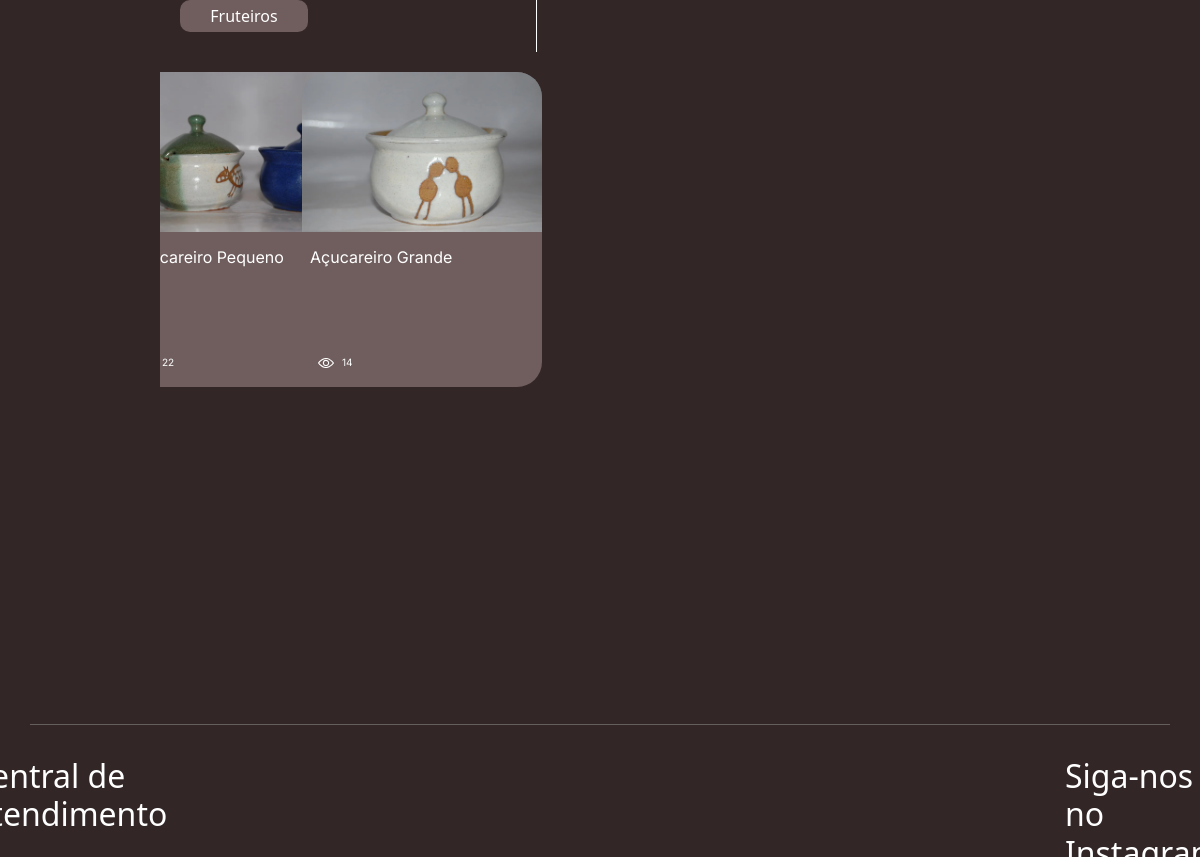
The app's page /produtos/28/ (middle part), older data.
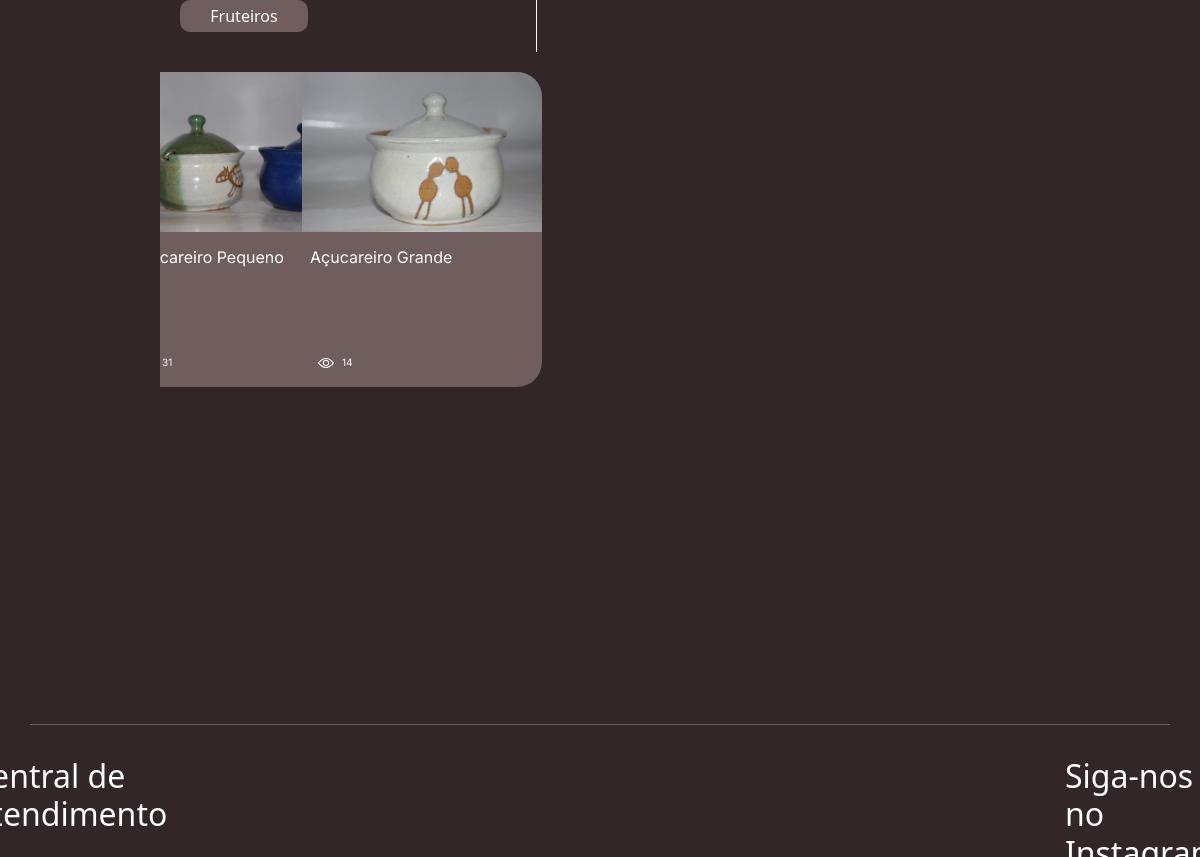
The same page, newer data.
### gestao/models.py (models this page shows, shortened)
class Product(models.Model):
    name = models.CharField(max_length=200, unique=True)
    code = models.CharField(max_length=50, unique=True)
    size = models.CharField(max_length=255)
    category = models.ForeignKey(
        Category,
        on_delete=models.SET_NULL,
        null=True,
        blank = True,
        )
    views = models.PositiveIntegerField(default=0)
    photos = models.JSONField(default=list, blank=False)

### backend/views.py (the view)
# urls.py: path('produtos/<int:category_id>/', views.produtos, name='produtos'),
def produtos(request, category_id=None):
    if category_id is None:
        category_id = Category.objects.first()
        return redirect('produtos', category_id=category_id.id)
    category = get_object_or_404(Category, id=category_id)
    products = Product.objects.filter(category=category).order_by('-views')
    categories = Category.objects.all().order_by('name')
    context = {
        'categories': categories,
        'products': products,
        'category': category,
    }
    return render(request, 'produtos.html', context)

### backend/templates/produtos.html (shortened to what this page needs)
{% extends "base.html" %} {% load static %}
    {% block css %}
    <link
      rel="stylesheet"
      type="text/css"
      href="{% static 'css/styleGaleria.css' %}"
    />
    {% endblock %}
    {% block 'dashboard' %}
    <div class="category-button-container-horizontal">
      <div>
        <div class="category-button-container">
          {% for categoria in categories %} {% if categoria.id == category.id %}
          <button class="category-button-disabled" aria-disabled="true">
            {{ categoria.name }}
          </button>
          {% else %}
          <a href="{% url 'produtos' category_id=categoria.id %}">
            <button class="category-button">{{ categoria.name }}</button>
          </a>
          {% endif %} {% endfor %}
        </div>
      </div>
      <div class="product-container">
        <div class="product-horizontal">
          {% for product in products %}
          <div class="product-vertical">
            <a
              href="{% url 'produto' category_id=category.id product_id=product.id %}"
            >
              <div class="product-card" data-product-id="{{ product.id }}">
                {% if product.photos %}
                <img
                  src="../../media/{{ product.photos.0 }}"
                  alt="Imagem de {{ product.name }}"
                  class="product-photo-card"
                />
                {% else %}
                <p>Sem Imagens</p>
                {% endif %}
                <h3 class="product-text unselectable">{{ product.name }}</h3>
                <div class="views-horizontal">
                  <img
                    src="../../media/icon/view.svg"
                    class="view-icon-img unselectable"
                    alt="view icon"
                  />
                  <h7 class="product-views-text unselectable"
                    >{{ product.views }}</h7
                  >
                </div>
              </div>
            </a>
          </div>
          {% endfor %}
        </div>
      </div>
    </div>
    <div id="react-footer"></div>
    {% endblock %}

Row changes from the older to the newer data that the page shows:
changed Product "Açucareiro Pequeno": views "22" → "31"
